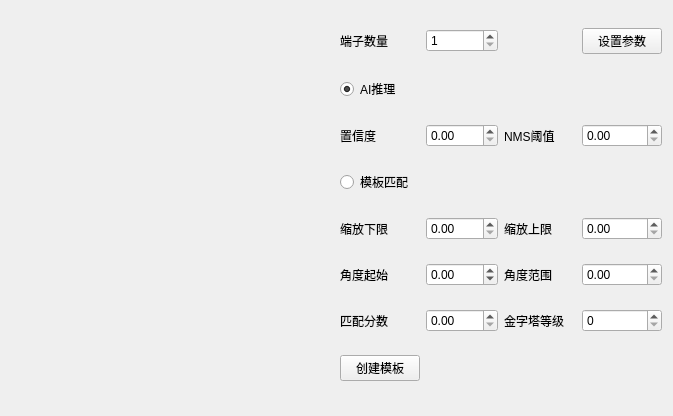
<?xml version="1.0" encoding="UTF-8"?>
<ui version="4.0">
 <class>TerminalParamDialog</class>
 <widget class="QWidget" name="TerminalParamDialog">
  <property name="geometry">
   <rect>
    <x>0</x>
    <y>0</y>
    <width>673</width>
    <height>416</height>
   </rect>
  </property>
  <property name="windowTitle">
   <string>TerminalParamDialog</string>
  </property>
  <layout class="QHBoxLayout" name="horizontalLayout">
   <item>
    <widget class="QWidget" name="widget_templateWindow" native="true">
     <property name="minimumSize">
      <size>
       <width>320</width>
       <height>240</height>
      </size>
     </property>
    </widget>
   </item>
   <item>
    <layout class="QGridLayout" name="gridLayout_ai">
     <item row="6" column="2">
      <widget class="QLabel" name="label_numLevels">
       <property name="text">
        <string>金字塔等级</string>
       </property>
      </widget>
     </item>
     <item row="4" column="3">
      <widget class="QDoubleSpinBox" name="doubleSpinBox_scaleMax">
       <property name="maximum">
        <double>10.000000000000000</double>
       </property>
       <property name="singleStep">
        <double>0.050000000000000</double>
       </property>
      </widget>
     </item>
     <item row="1" column="0">
      <widget class="QRadioButton" name="radioButton_aiInfer">
       <property name="text">
        <string>AI推理</string>
       </property>
       <property name="checked">
        <bool>true</bool>
       </property>
      </widget>
     </item>
     <item row="6" column="1">
      <widget class="QDoubleSpinBox" name="doubleSpinBox_minScore">
       <property name="maximum">
        <double>1.000000000000000</double>
       </property>
       <property name="singleStep">
        <double>0.050000000000000</double>
       </property>
      </widget>
     </item>
     <item row="6" column="0">
      <widget class="QLabel" name="label_minScore">
       <property name="text">
        <string>匹配分数</string>
       </property>
      </widget>
     </item>
     <item row="4" column="2">
      <widget class="QLabel" name="label_scaleMax">
       <property name="text">
        <string>缩放上限</string>
       </property>
      </widget>
     </item>
     <item row="4" column="1">
      <widget class="QDoubleSpinBox" name="doubleSpinBox_scaleMin">
       <property name="maximum">
        <double>10.000000000000000</double>
       </property>
       <property name="singleStep">
        <double>0.050000000000000</double>
       </property>
      </widget>
     </item>
     <item row="5" column="1">
      <widget class="QDoubleSpinBox" name="doubleSpinBox_angleStart">
       <property name="minimum">
        <double>-3.140000000000000</double>
       </property>
       <property name="maximum">
        <double>3.140000000000000</double>
       </property>
       <property name="singleStep">
        <double>0.100000000000000</double>
       </property>
      </widget>
     </item>
     <item row="5" column="0">
      <widget class="QLabel" name="label_angleStart">
       <property name="text">
        <string>角度起始</string>
       </property>
      </widget>
     </item>
     <item row="6" column="3">
      <widget class="QSpinBox" name="spinBox_numLevels">
       <property name="minimum">
        <number>0</number>
       </property>
       <property name="maximum">
        <number>10</number>
       </property>
      </widget>
     </item>
     <item row="0" column="0">
      <widget class="QLabel" name="label_3">
       <property name="text">
        <string>端子数量</string>
       </property>
      </widget>
     </item>
     <item row="4" column="0">
      <widget class="QLabel" name="label_scaleMin">
       <property name="text">
        <string>缩放下限</string>
       </property>
      </widget>
     </item>
     <item row="0" column="1">
      <widget class="QSpinBox" name="spinBox_terminalCount">
       <property name="minimum">
        <number>1</number>
       </property>
       <property name="maximum">
        <number>100</number>
       </property>
      </widget>
     </item>
     <item row="5" column="3">
      <widget class="QDoubleSpinBox" name="doubleSpinBox_angleExtent">
       <property name="minimum">
        <double>0.000000000000000</double>
       </property>
       <property name="maximum">
        <double>6.280000000000000</double>
       </property>
       <property name="singleStep">
        <double>0.100000000000000</double>
       </property>
      </widget>
     </item>
     <item row="5" column="2">
      <widget class="QLabel" name="label_angleExtent">
       <property name="text">
        <string>角度范围</string>
       </property>
      </widget>
     </item>
     <item row="7" column="0">
      <widget class="QPushButton" name="pushButton_createTemplate">
       <property name="text">
        <string>创建模板</string>
       </property>
      </widget>
     </item>
     <item row="0" column="3">
      <widget class="QPushButton" name="pushButton_setTerminalSettings">
       <property name="text">
        <string>设置参数</string>
       </property>
      </widget>
     </item>
     <item row="2" column="0">
      <widget class="QLabel" name="label">
       <property name="text">
        <string>置信度</string>
       </property>
      </widget>
     </item>
     <item row="2" column="1">
      <widget class="QDoubleSpinBox" name="doubleSpinBox_confThreshold">
       <property name="maximum">
        <double>1.000000000000000</double>
       </property>
       <property name="singleStep">
        <double>0.050000000000000</double>
       </property>
      </widget>
     </item>
     <item row="2" column="2">
      <widget class="QLabel" name="label_2">
       <property name="text">
        <string>NMS阈值</string>
       </property>
      </widget>
     </item>
     <item row="2" column="3">
      <widget class="QDoubleSpinBox" name="doubleSpinBox_nmsThreshold">
       <property name="maximum">
        <double>1.000000000000000</double>
       </property>
       <property name="singleStep">
        <double>0.050000000000000</double>
       </property>
      </widget>
     </item>
     <item row="3" column="0">
      <widget class="QRadioButton" name="radioButton_matchTemplate">
       <property name="text">
        <string>模板匹配</string>
       </property>
      </widget>
     </item>
    </layout>
   </item>
  </layout>
 </widget>
 <resources/>
 <connections/>
</ui>
